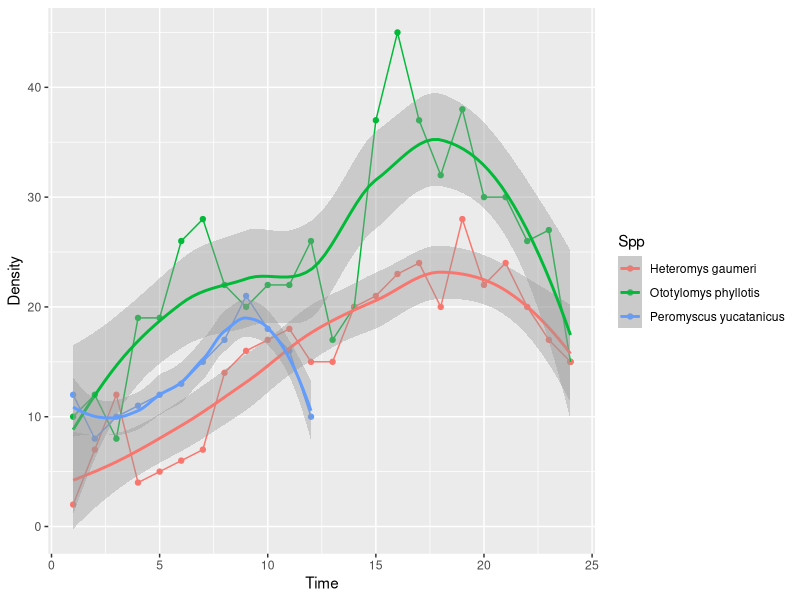
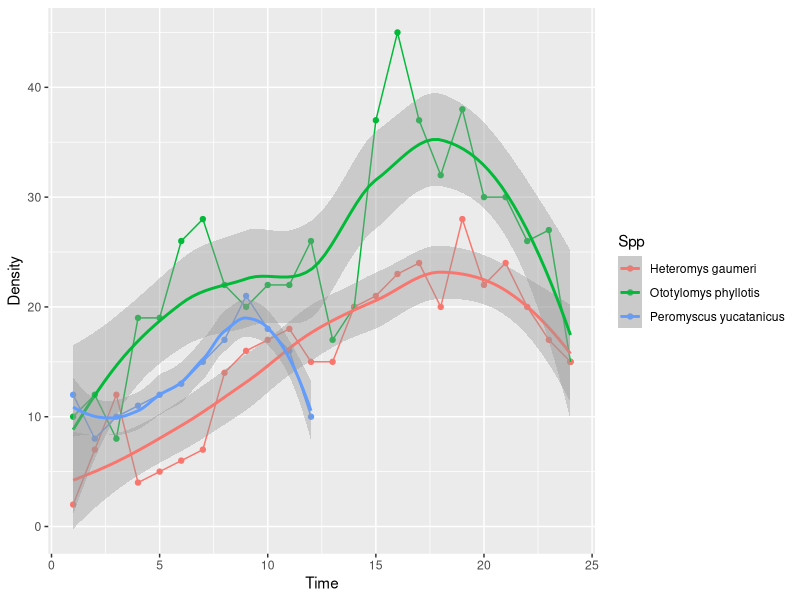

Here is the R script that generated these plots, in order: (Note: this script raises an error after producing the figures.)
df <- read.csv("Data/Rodent-populations-parameters.csv")

library(ggplot2)

ggplot(df, aes(x = Time, y = Density, colour = Spp)) + geom_point() + 
  geom_path( ) +
  geom_smooth(method = "loess")

pdf("Results/Rodent-raw-data.pdf", width = 6, height = 4)
ggplot(df, aes(x = Time, y = Density, colour = Spp)) + geom_point() + 
  geom_path( ) +
  geom_smooth(method = "loess")
dev.off()

hg <- subset(df, Spp == "Heteromys gaumeri")
oph <- subset(df, Spp == "Ototylomys phyllotis")
py <- subset(df, Spp == "Peromyscus yucatanicus")

hg.e <- subset(hg, Density < max(Density)/2)
hg.l <- subset(hg, Density > max(Density)/2)

oph.e <- subset(oph, Density < max(Density)/2)
oph.l <- subset(oph, Density > max(Density)/2)

py.e <- subset(py, Density < max(Density)/2)
py.l <- subset(py, Density > max(Density)/2)

#capacidad de carga promedio

mean(hg.l$Density)
mean(oph.l$Density)
mean(py.l$Density)

#Tasa de crecimiento

hg.e.dn <- (hg.e$Density[-nrow(hg.e)] - hg.e$Density[-1])/(hg.e$Time[-nrow(hg.e)]*30 - hg.e$Time[-1]*30)
oph.e.dn <- (oph.e$Density[-nrow(oph.e)] - oph.e$Density[-1])/(oph.e$Time[-nrow(oph.e)]*30 - oph.e$Time[-1]*30)
py.e.dn <- (py.e$Density[-nrow(py.e)] - py.e$Density[-1])/(py.e$Time[-nrow(py.e)]*30 - py.e$Time[-1]*30)

mean(hg.e.dn)
mean(oph.e.dn)
mean(py.e.dn)

param <- data.frame(Spp = c("Heteromys gaumeri", "Ototylomys phyllotis", "Peromyscus yucatanicus"),
                    r = c(mean(hg.e.dn),
                          mean(oph.e.dn),
                          mean(py.e.dn)),
                    K = c(mean(hg.l$Density),
                          mean(oph.l$Density),
                          mean(py.l$Density)))
write.csv(param, "Results/Rodent-parameters.csv", row.names = F)
